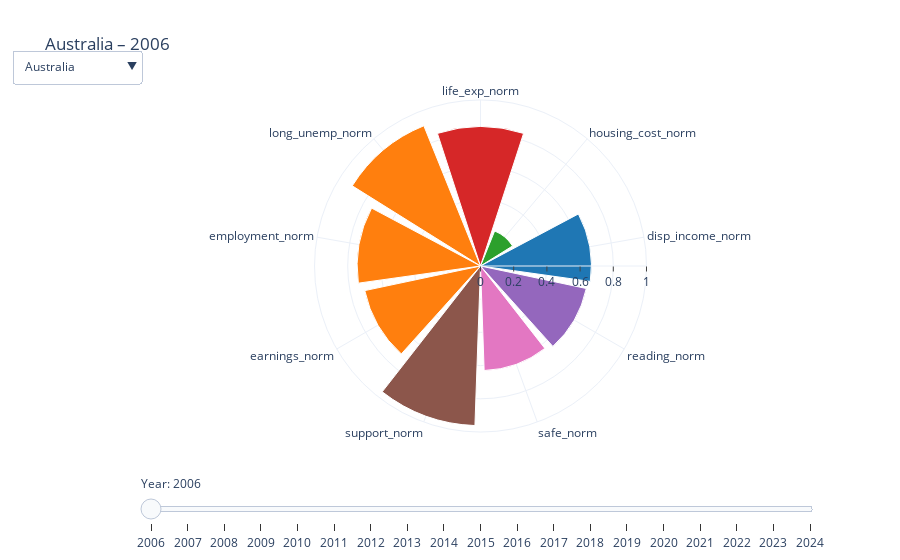

Notebook code for this chart:
### Code cell
import pandas as pd
import numpy as np
import plotly.graph_objects as go

# ---------- load data ----------
df = pd.read_csv("../DataSets/wellbeing_long_with_domain.csv")

# make sure these column names match your file
# print(df.columns)

countries = sorted(df["Reference area"].unique())
years = sorted(df["TIME_PERIOD"].unique())

# map each Domain to a real color
domain_colors = {
    "Income & wealth":        "#1f77b4",
    "Work & job quality":     "#ff7f0e",
    "Housing":                "#2ca02c",
    "Health":                 "#d62728",
    "Knowledge & skills":     "#9467bd",
    "Social connections":     "#8c564b",
    "Safety":                 "#e377c2",
    "Subjective well-being":  "#7f7f7f",
}

# ---------- function to build one trace ----------
def make_trace(country, year):
    d = df[(df["Reference area"] == country) &
           (df["TIME_PERIOD"] == year)].copy()

    # order so same-domain variables are together
    d = d.sort_values(["Domain", "Metric"]).reset_index(drop=True)

    # categorical angular labels = metric names
    d["theta_label"] = d["Metric"]
    d["Radius"] = d["Value"]

    # map domains to colors
    colors = d["Domain"].map(domain_colors).tolist()

    return go.Barpolar(
        r=d["Radius"],
        theta=d["theta_label"],      # category labels, not degrees
        marker=dict(
            color=colors,
            line=dict(color="white", width=1)
        ),
        hovertext=d["Metric"],
        hovertemplate="%{hovertext}<br>Value=%{r:.3f}<extra></extra>",
    )

# ---------- initial country ----------
init_country = countries[0]

# one trace per year for the initial country (slider controls visibility)
traces = [make_trace(init_country, y) for y in years]
for i, tr in enumerate(traces):
    tr.visible = (i == 0)

fig = go.Figure(data=traces)

# ---------- slider (years) ----------
steps = []
for i, y in enumerate(years):
    step = dict(
        method="update",
        args=[{"visible": [j == i for j in range(len(years))]},
              {"title": f"{init_country} – {y}"}],
        label=str(y),
    )
    steps.append(step)

sliders = [dict(
    active=0,
    currentvalue={"prefix": "Year: "},
    pad={"t": 40},
    steps=steps
)]

# ---------- country dropdown ----------
buttons = []
for c in countries:
    data_c = [make_trace(c, y) for y in years]
    for i, tr in enumerate(data_c):
        tr.visible = (i == 0)
    buttons.append(
        dict(
            label=c,
            method="update",
            args=[
                {"data": data_c,
                 "visible": [i == 0 for i in range(len(years))]},
                {"title": f"{c} – {years[0]}",
                 "sliders": sliders}
            ],
        )
    )

# ---------- layout ----------
fig.update_layout(
    title=f"{init_country} – {years[0]}",
    template="plotly_white",
    polar=dict(
        angularaxis=dict(
            type="category",          # use metric names
            direction="clockwise",
            rotation=90               # optional: where to start (deg)
        ),
        radialaxis=dict(
            range=[0, 1],
            ticks="outside"
        ),
    ),
    legend_title_text="Domain",
    sliders=sliders,
    updatemenus=[dict(
        type="dropdown",
        x=0.0, y=1.15,
        showactive=True,
        buttons=buttons
    )]
)

fig.show()
